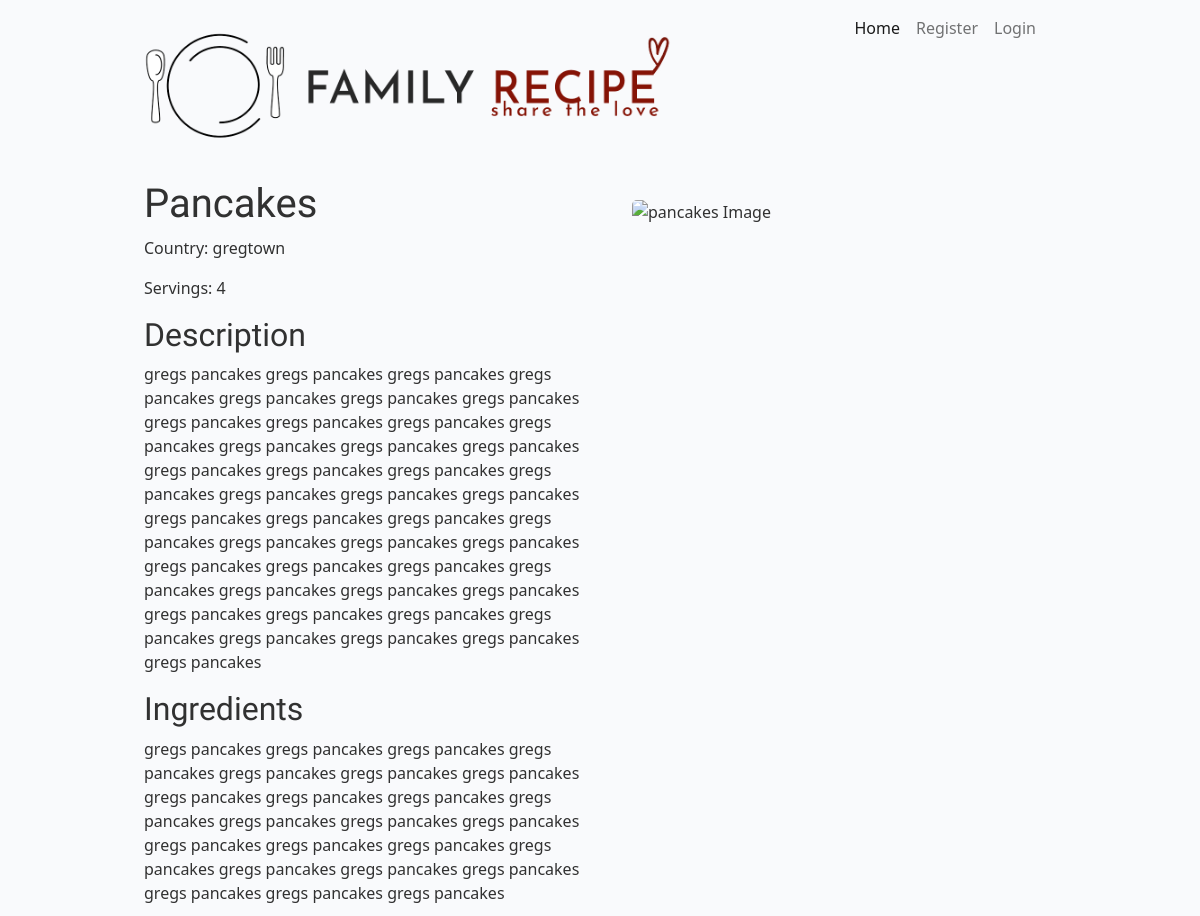
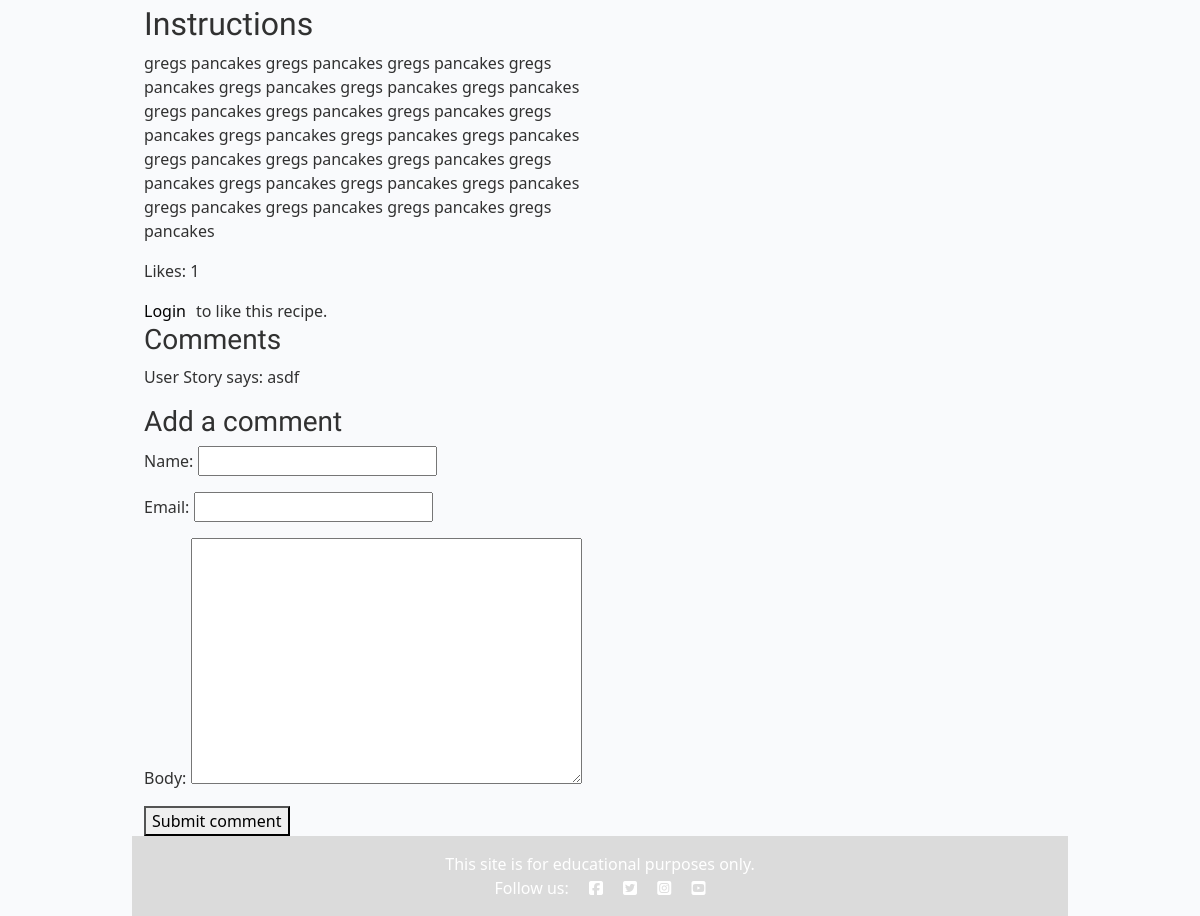
Page /recipe/31/ on the committed database (2 pictures, top to bottom).
### recipe/models.py (models this page shows, shortened)
class Recipe(models.Model):
    author = models.ForeignKey(User, on_delete=models.CASCADE, default=1)
    date = models.DateTimeField(auto_now_add=True)
    title = models.CharField(max_length=100)
    country = models.CharField(max_length=100)
    featured_image = CloudinaryField('image', default='placeholder')
    description = models.TextField()
    ingredients = models.TextField()
    instructions = models.TextField()
    servings = models.PositiveIntegerField(validators=[MaxValueValidator(20)])
    likes = models.ManyToManyField(User, related_name='recipe_likes', blank=True)
    class Meta:
        ordering = ["-date"]

class Comment(models.Model):
    email = models.EmailField()
    name = models.CharField(max_length=50)
    body = models.TextField()
    post = models.ForeignKey(Recipe, on_delete=models.CASCADE, related_name='comments')
    created = models.DateTimeField(auto_now_add=True)
    active = models.BooleanField(null=True)

### recipe/views.py (the view)
# urls.py: path('recipe/<int:pk>/', recipe_detail, name='recipe_detail')
def recipe_detail(request, pk):
    recipe = get_object_or_404(Recipe, pk=pk)
    comments = recipe.comments.all()
    comment_form = CommentForm()
    if request.method == "POST":
        comment_form = CommentForm(request.POST)
        if comment_form.is_valid():
            new_comment = comment_form.save(commit=False)
            new_comment.recipe = recipe
            new_comment.save()
    return render(
        request,
        "recipe_detail.html",
        {"recipe": recipe, "comments": comments, "comment_form": comment_form},
    )

### recipe/forms.py
class CommentForm(forms.ModelForm):
    class Meta:
        model = Comment
        fields = ['name', 'email', 'body']

### templates/recipe_detail.html (shortened to what this page needs)
{% extends "base.html" %}
{% block content %}
<div class="container">
    <div class="row">
        <div class="col-md-6">
            <h1>{{ recipe.title|title }}</h1>
            <p>Country: {{ recipe.country }}</p>
            <p>Servings: {{ recipe.servings }}</p>
            <h2>Description</h2>
            <p>{{ recipe.description }}</p>
            <h2>Ingredients</h2>
            <p>{{ recipe.ingredients | linebreaksbr }}</p>
            <h2>Instructions</h2>
            <p>{{ recipe.instructions | linebreaksbr }}</p>
            <p>Likes: {{ recipe.likes.count }}</p>
            <div class="inline-space">
                {% if user.is_authenticated %}
                {% if user in recipe.likes.all %}
                <form action="{% url 'unlike_recipe' recipe.pk %}" method="post">
                    {% csrf_token %}
                    <button type="submit">Unlike Recipe</button>
                </form>
                {% else %}
                <form action="{% url 'like_recipe' recipe.pk %}" method="post">
                    {% csrf_token %}
                    <button type="submit">Like Recipe</button>
                </form>
                {% endif %}
                {% else %}
                <a href="{% url 'login' %}">Login</a> to like this recipe.
                {% endif %}
            </div>
            <h3>Comments</h3>
            {% for comment in comments %}
            <p>{{ comment.name }} says: {{ comment.body }}</p>
            {% endfor %}
            <h3>Add a comment</h3>
            <form method="post" action="{% url 'add_comment' recipe.id %}">
                {{ comment_form.as_p }}
                <button type="submit">Submit comment</button>
            </form>
        </div>
        <div class="col-md-6">
            <img src="{{ recipe.featured_image.url }}" alt="{{ recipe.title }} Image" class="img-fluid round-image">
        </div>
    </div>
</div>
{% endblock %}

### static/css/style.css (style rules this page uses)
html { margin-left: 10%; margin-right: 10%; }
body { background-color: #F9FAFC; width: 100%; align-self: center; color: #313131; }
h1, h2, h3, h4 { font-family: 'Josefin Sans', sans-serif; }
a { text-decoration: none; color: black; }
.round-image { border-radius: 25px; padding: 20px; }
.inline-space { display: flex; gap: 10px; align-items: center; }

### rows in the picture
Recipe: title "Pancakes", country "gregtown", servings "4", description "gregs pancakes gregs pancakes gregs pancakes gregs pancakes gregs pancakes gregs pancakes gregs pancakes gregs pancakes gregs pancakes gregs pancakes gregs pancakes gregs pancakes gregs pancakes gregs pancakes gregs pancakes gregs pancakes gregs pancakes gregs pancakes gregs pancakes gregs pancakes gregs pancakes gregs pancakes gregs pancakes gregs pancakes gregs pancakes gregs pancakes gregs pancakes gregs pancakes gregs pancakes gregs pancakes gregs pancakes gregs pancakes gregs pancakes gregs pancakes gregs pancakes gregs pancakes gregs pancakes gregs pancakes gregs pancakes gregs pancakes gregs pancakes gregs pancakes gregs pancakes", ingredients "gregs pancakes gregs pancakes gregs pancakes gregs pancakes gregs pancakes gregs pancakes gregs pancakes gregs pancakes gregs pancakes gregs pancakes gregs pancakes gregs pancakes gregs pancakes gregs pancakes gregs pancakes gregs pancakes gregs pancakes gregs pancakes gregs pancakes gregs pancakes gregs pancakes gregs pancakes gregs pancakes gregs pancakes", instructions "gregs pancakes gregs pancakes gregs pancakes gregs pancakes gregs pancakes gregs pancakes gregs pancakes gregs pancakes gregs pancakes gregs pancakes gregs pancakes gregs pancakes gregs pancakes gregs pancakes gregs pancakes gregs pancakes gregs pancakes gregs pancakes gregs pancakes gregs pancakes gregs pancakes gregs pancakes gregs pancakes gregs pancakes gregs pancakes", likes.count "1"
Comment: name "User Story", body "asdf"
